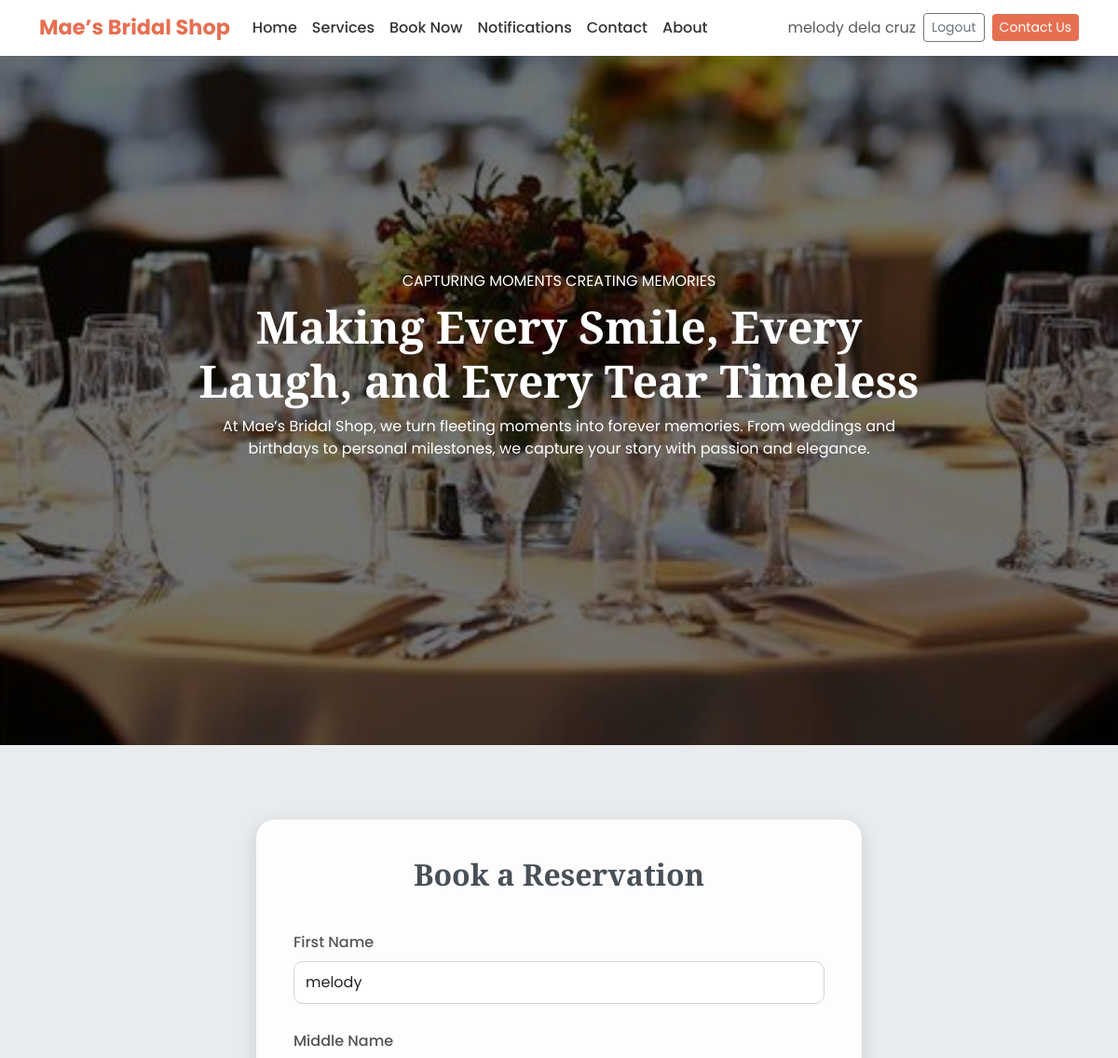
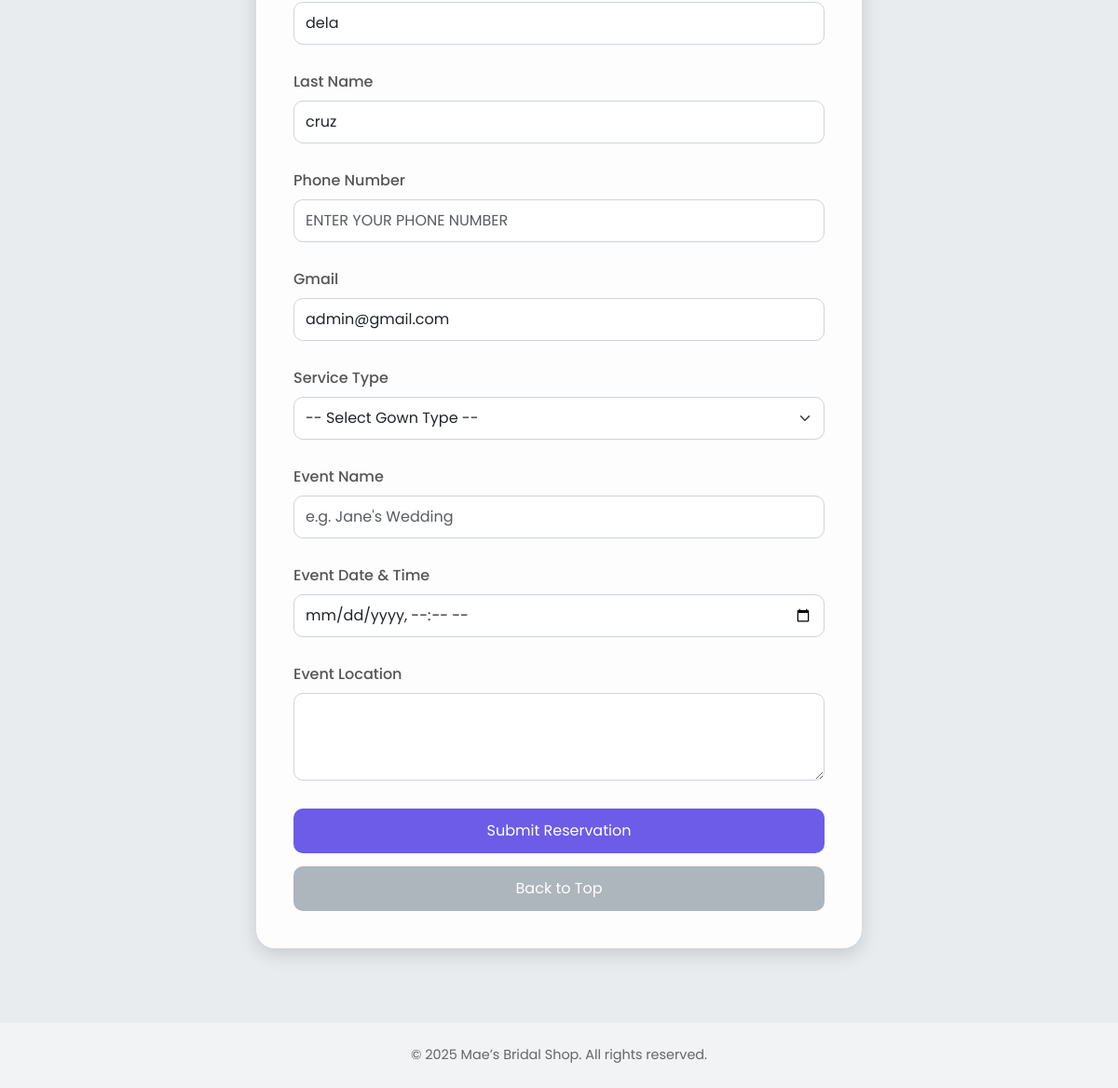
/dashboard_client.php (signed in), run on the app's committed database (2 pictures, top to bottom).
### tables this page shows
CREATE TABLE `users` (
  `id` int(11) NOT NULL,
  `firstname` varchar(100) DEFAULT NULL,
  `middlename` varchar(100) DEFAULT NULL,
  `lastname` varchar(100) DEFAULT NULL,
  `phone_number` varchar(11) DEFAULT NULL,
  `username` varchar(50) NOT NULL,
  `password` varchar(255) NOT NULL,
  `role` varchar(20) NOT NULL DEFAULT 'client',
  `email` varchar(100) NOT NULL,
  `security_question` varchar(255) NOT NULL,
  `security_answer_hash` char(64) NOT NULL,
  `status` varchar(20) DEFAULT 'active'
);

### dashboard_client.php (the view, shortened to what this page needs)
<?php
include 'config.php';
$username = $_SESSION['username'];
$stmt = $pdo->prepare("SELECT firstname, middlename, lastname, phone_number, email FROM users WHERE username = ?");
$stmt->execute([$username]);
$user = $stmt->fetch();
$firstname = $user['firstname'] ?? '';
$middlename = $user['middlename'] ?? '';
$lastname = $user['lastname'] ?? '';
$phone_number = $user['phone_number'] ?? '';
$email = $user['email'] ?? '';
$fullname = trim("$firstname $middlename $lastname");
?>
<!DOCTYPE html>
<html lang="en">
<head>
  <link href="https://cdn.jsdelivr.net/npm/bootstrap@5.3.3/dist/css/bootstrap.min.css" rel="stylesheet" />
  <link href="https://cdnjs.cloudflare.com/ajax/libs/font-awesome/6.5.0/css/all.min.css" rel="stylesheet" />
</head>
<body>
<nav class="navbar navbar-expand-lg navbar-light navbar-custom fixed-top">
  <div class="container">
    <a class="navbar-brand" href="#hero">Mae’s Bridal Shop</a>
    <div class="collapse navbar-collapse" id="navbarNav">
      <ul class="navbar-nav me-auto mb-2 mb-lg-0">
        <li class="nav-item"><a class="nav-link active" href="#hero">Home</a></li>
        <li class="nav-item"><a class="nav-link" href="services.php">Services</a></li>
        <li class="nav-item"><a class="nav-link" href="#booknow">Book Now</a></li>
        <li class="nav-item"><a class="nav-link" href="notifications.php">Notifications</a></li>
        <li class="nav-item"><a class="nav-link" href="contact.php">Contact</a></li>
        <li class="nav-item"><a class="nav-link" href="about.php">About</a></li>
      </ul>
      <div class="d-flex align-items-center gap-2">
        <span class="text-muted"><?= htmlspecialchars($fullname) ?></span>
        <a href="logout.php" class="btn btn-sm btn-outline-secondary">Logout</a>
        <a href="contact.php" class="btn btn-sm btn-contact">Contact Us</a>
      </div>
    </div>
  </div>
</nav>
<div id="hero" class="hero-section">
  <div class="hero-overlay"></div>
  <div class="hero-content">
    <p class="text-uppercase mb-2">Capturing Moments Creating Memories</p>
    <h1>Making Every Smile, Every Laugh, and Every Tear Timeless</h1>
    <p>At Mae’s Bridal Shop, we turn fleeting moments into forever memories. From weddings and birthdays to personal milestones, we capture your story with passion and elegance.</p>
  </div>
</div>
<div id="booknow" class="book-now-section">
  <div class="book-now-card">
    <h2>Book a Reservation</h2>
    <form action="submit_booking.php" method="POST">
      <div class="mb-3">
        <label for="firstname" class="form-label">First Name</label>
        <input type="text" name="firstname" id="firstname" class="form-control"
               value="<?= htmlspecialchars($firstname) ?>" placeholder="ENTER YOUR FIRST NAME" readonly required>
      </div>
      <div class="mb-3">
        <label for="middlename" class="form-label">Middle Name</label>
        <input type="text" name="middlename" id="middlename" class="form-control"
               value="<?= htmlspecialchars($middlename) ?>" placeholder="ENTER YOUR MIDDLE NAME" readonly>
      </div>
      <div class="mb-3">
        <label for="lastname" class="form-label">Last Name</label>
        <input type="text" name="lastname" id="lastname" class="form-control"
               value="<?= htmlspecialchars($lastname) ?>" placeholder="ENTER YOUR LAST NAME" readonly required>
      </div>
      <div class="mb-3">
        <label for="phone" class="form-label">Phone Number</label>
        <input type="tel" name="phone_number" id="phone" class="form-control"
               value="<?= htmlspecialchars($phone_number) ?>" placeholder="ENTER YOUR PHONE NUMBER" readonly required pattern="[0-9]{11}">
      </div>
      <div class="mb-3">
        <label for="email" class="form-label">Gmail</label>
        <input type="email" name="email" id="email" class="form-control"
               value="<?= htmlspecialchars($email) ?>" placeholder="ENTER YOUR EMAIL" readonly required>
      </div>
      <div class="mb-3">
        <label for="service_type" class="form-label">Service Type</label>
        <select name="service_type" id="service_type" class="form-select" required>
          <option value="">-- Select Gown Type --</option>
        </select>
      </div>
      <div class="mb-3">
        <label for="event_name" class="form-label">Event Name</label>
        <input type="text" name="event_name" id="event_name" class="form-control" placeholder="e.g. Jane's Wedding" required>
      </div>
      <div class="mb-3">
        <label for="event_datetime" class="form-label">Event Date & Time</label>
        <input type="datetime-local" name="event_datetime" id="event_datetime" class="form-control" required>
      </div>
      <div class="mb-3">
        <label for="location" class="form-label">Event Location</label>
        <textarea name="location" id="location" class="form-control" rows="3" required></textarea>
      </div>
      <div class="btn-group-action">
        <button type="submit" name="submit_booking" class="btn btn-primary btn-action">Submit Reservation</button>
        <a href="#hero" class="btn btn-secondary btn-action">Back to Top</a>
      </div>
    </form>
  </div>
</div>
<footer>
  &copy; <?= date('Y') ?> Mae’s Bridal Shop. All rights reserved.
</footer>
</body>
</html>

### dashboard_client.php (style rules this page uses)
html { scroll-behavior: smooth; }
body { margin: 0; font-family: 'Poppins', sans-serif; background-color: #f8f9fa; }
.navbar-custom { background-color: white; box-shadow: 0 2px 10px rgba(0,0,0,0.05); }
.navbar-brand { font-weight: bold; font-size: 1.4rem; color: #e76f51 !important; }
.nav-link { font-weight: 500; color: #333 !important; }
.btn-contact { background-color: #e76f51; color: white; border: none; }
.hero-section { min-height: 100vh; background: url('bg.jpeg') center center/cover no-repeat; position: relative; color: white; display: flex; align-items: center; justify-content: center; text-align: center; padding: 3rem 1rem; }
.hero-overlay { position: absolute; top: 0; left: 0; width: 100%; height: 100%; background-color: rgba(0, 0, 0, 0.55); z-index: 1; }
.hero-content { position: relative; z-index: 2; max-width: 800px; }
.hero-content h1 { font-size: 3rem; font-family: 'Playfair Display', serif; font-weight: 700; }
.book-now-section { min-height: 100vh; padding: 5rem 1rem; background-color: #e9ecef; display: flex; align-items: center; justify-content: center; }
.book-now-card { width: 100%; max-width: 650px; background: #fdfdfd; padding: 2.5rem; border-radius: 20px; box-shadow: 0 6px 20px rgba(0,0,0,0.15); }
.book-now-card h2 { text-align: center; color: #495057; font-family: 'Playfair Display', serif; font-weight: 700; margin-bottom: 30px; }
label { font-weight: 500; margin-top: 12px; color: #555; }
.form-control, .form-select { border-radius: 10px; padding: 10px 12px; border: 1px solid #ced4da; transition: 0.3s; }
.btn-action { width: 100%; padding: 12px; font-size: 16px; border-radius: 10px; transition: 0.3s; }
.btn-primary { background-color: #6c5ce7; border: none; }
.btn-secondary { background-color: #adb5bd; border: none; }
.btn-group-action { display: flex; flex-direction: column; gap: 14px; margin-top: 30px; }
footer { text-align: center; padding: 1.5rem; background-color: #f1f3f5; font-size: 0.9rem; color: #666; }

### data on the page
users: fullname "melody dela cruz", firstname "melody", middlename "dela", lastname "cruz", email "admin@gmail.com"
